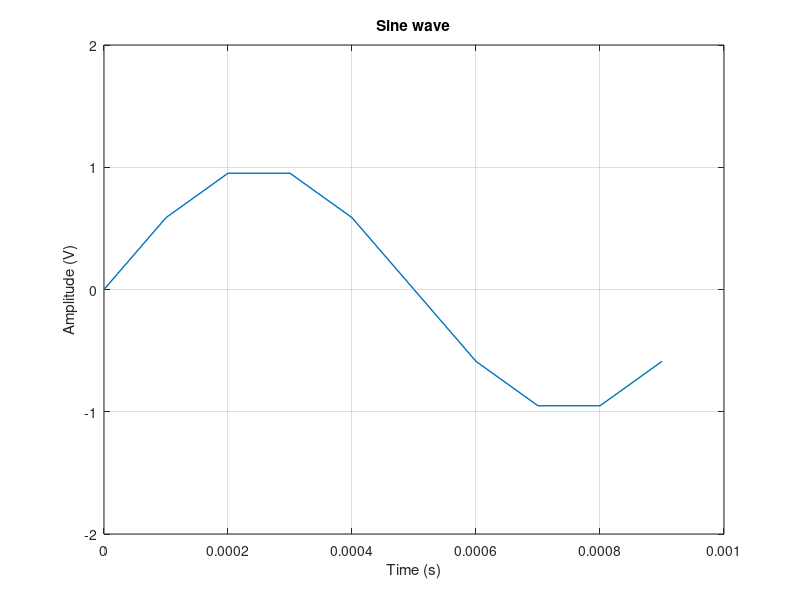
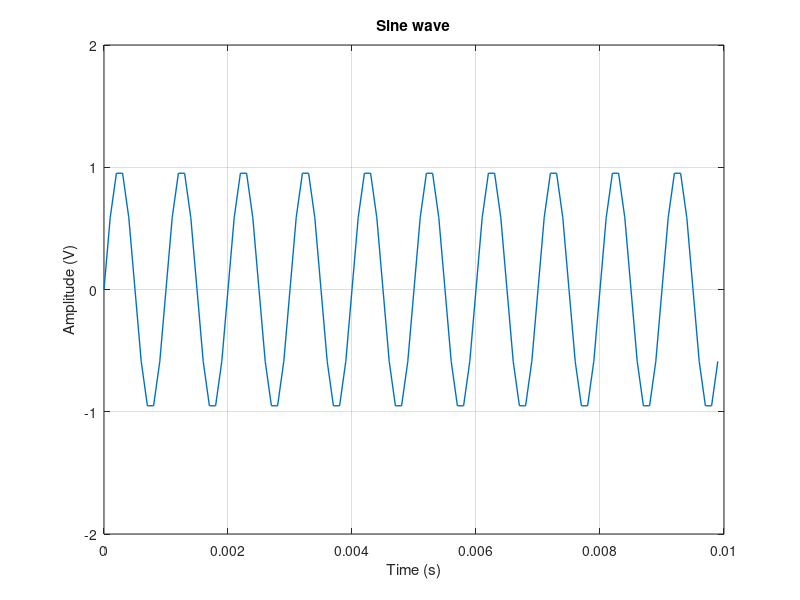
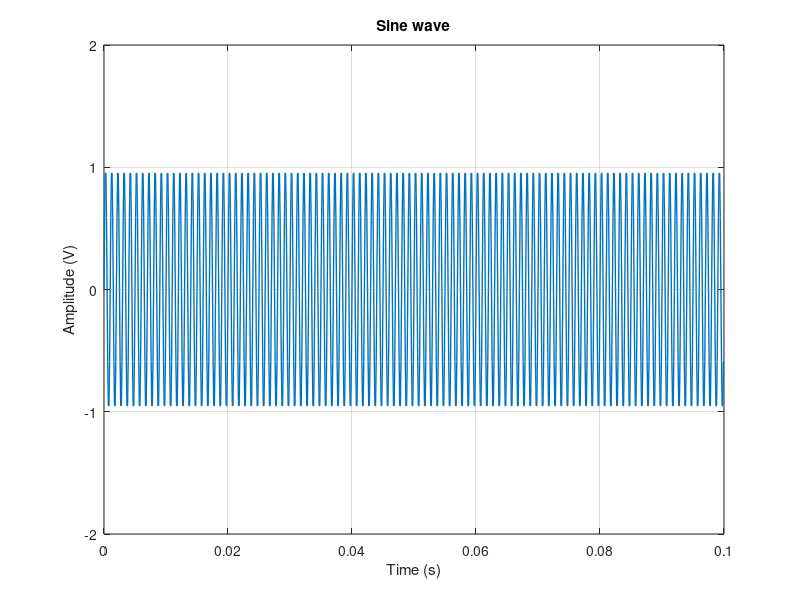

Recreate these plots in MATLAB, in order.

% Clean up MATLAB Environment
clc;
clear all;
close all;

% Question specifications
Cycles = [1, 10, 100];
Fs  = 10 * 10^3;
Fm  = 1  * 10^3;
Vpp = 2;

% Give names for Plots
plotTitle = 'Sine wave';
plotXlabel = 'Time (s)';
plotYlabel = 'Amplitude (V)';
plotSaveType = '.jpg';
plotLineWidth = 1;
plotYlim = [-Vpp, Vpp];

% Calculate initial values before plot
Ts = 1 / Fs;
Amp = Vpp / 2;

% Calculate and plot for all cases (cycles)
hFig = figure;
hold off;
for i = 1 : length(Cycles)
	N = round((Fs / Fm) * Cycles(i));
	t = 0 : Ts : ((N-1)*Ts);
	x = Amp * sin(2 * pi * Fm * t);
	figure(hFig), plot(t, x, 'LineWidth', plotLineWidth);
    title(plotTitle);
    xlabel(plotXlabel);
    ylabel(plotYlabel);
    ylim(plotYlim);
    grid on;
    saveas(hFig, [plotTitle, sprintf(' (%d cycles) ', Cycles(i)), plotSaveType]);
end
close(hFig);
disp('Sine Wave Generation: All figures saved in current directory.');
disp(' ');

